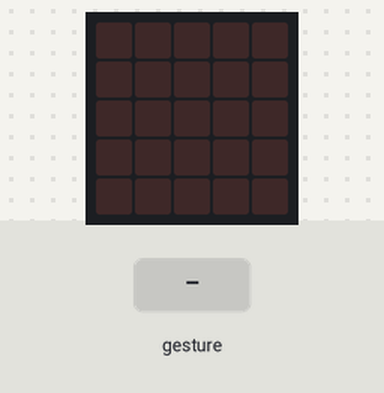
Recording of a program running on a simulated BBC micro:bit (MakeCode). Parts: the board's 5×5 LED display. Inputs (shaded band) come from the test bench. Random numbers come from a fixed seed; a tilt is held for 1.5 s and a shake lasts 1 s, then the board lies face up again.

Above: at 1.2 s.
1.3 s: gesture 'shake'
At 2.7 s:
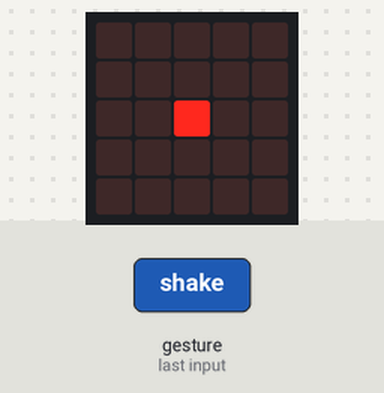
3.0 s: gesture 'shake'
At 4.0 s:
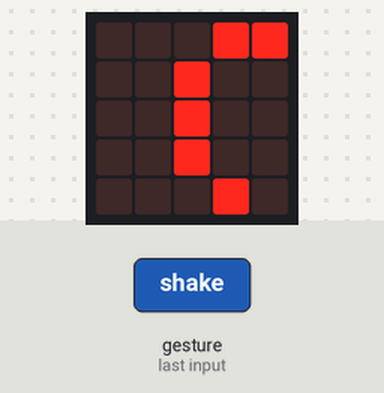
Timing chart, 0 to 6.0 s (numbered marks = the images above; inputs shaded):
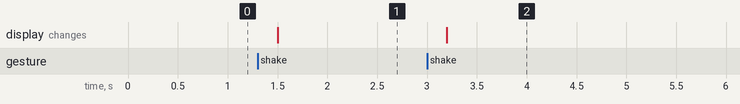

Measured:
- after the input at 1.3 s, the display: changes after 0.20 s (image 1)
- after the input at 3.0 s, the display: changes after 0.20 s (image 2)

The program:

main.ts
```typescript
let stochastic = 0
input.onGesture(Gesture.Shake, function () {
    stochastic = randint(0, 5)
    if (stochastic == 1) {
        basic.showLeds(`
            . . . . .
            . . . . .
            . . # . .
            . . . . .
            . . . . .
            `)
    } else {
        if (stochastic == 2) {
            basic.showLeds(`
                . . # . .
                . . # . .
                . . . . .
                . . . . .
                . . . . .
                `)
        } else {
            basic.showLeds(`
                . . . # #
                . . # . .
                . . # . .
                . . # . .
                . . . # .
                `)
        }
    }
})
```

test.ts
```typescript
// 在此处测试；当此软件包作为插件使用时，将不会编译此软件包。
```
